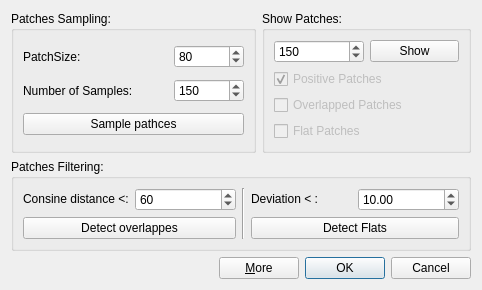
<?xml version="1.0" encoding="UTF-8"?>
<ui version="4.0">
 <class>PatchesDialog</class>
 <widget class="QDialog" name="PatchesDialog">
  <property name="geometry">
   <rect>
    <x>0</x>
    <y>0</y>
    <width>532</width>
    <height>385</height>
   </rect>
  </property>
  <property name="windowTitle">
   <string>Image Patches</string>
  </property>
  <layout class="QGridLayout" name="gridLayout_4">
   <property name="sizeConstraint">
    <enum>QLayout::SetFixedSize</enum>
   </property>
   <item row="0" column="0" colspan="2">
    <widget class="QGroupBox" name="groupBox_2">
     <property name="title">
      <string>Patches Sampling:</string>
     </property>
     <layout class="QGridLayout" name="gridLayout_2">
      <item row="0" column="0">
       <widget class="QLabel" name="label">
        <property name="text">
         <string>PatchSize:</string>
        </property>
       </widget>
      </item>
      <item row="1" column="0" colspan="2">
       <widget class="QLabel" name="label_2">
        <property name="text">
         <string>Number of Samples:</string>
        </property>
       </widget>
      </item>
      <item row="1" column="2">
       <widget class="QSpinBox" name="sampleNumberBox">
        <property name="maximum">
         <number>9999</number>
        </property>
        <property name="value">
         <number>150</number>
        </property>
       </widget>
      </item>
      <item row="2" column="0" colspan="3">
       <widget class="QPushButton" name="patchSampleButton">
        <property name="text">
         <string>Sample pathces</string>
        </property>
       </widget>
      </item>
      <item row="0" column="2">
       <widget class="QSpinBox" name="patchSizeBox">
        <property name="value">
         <number>80</number>
        </property>
       </widget>
      </item>
     </layout>
    </widget>
   </item>
   <item row="0" column="2" colspan="2">
    <widget class="QGroupBox" name="groupBox_3">
     <property name="title">
      <string>Show Patches:</string>
     </property>
     <layout class="QGridLayout" name="gridLayout_3">
      <item row="0" column="0">
       <widget class="QSpinBox" name="samplesToShowBox">
        <property name="maximum">
         <number>9999</number>
        </property>
        <property name="value">
         <number>150</number>
        </property>
       </widget>
      </item>
      <item row="0" column="1">
       <widget class="QPushButton" name="showPatchesButton">
        <property name="text">
         <string>Show</string>
        </property>
       </widget>
      </item>
      <item row="1" column="0" colspan="2">
       <widget class="QCheckBox" name="positivePatchesCheckBox">
        <property name="enabled">
         <bool>false</bool>
        </property>
        <property name="text">
         <string>Positive Patches</string>
        </property>
        <property name="checked">
         <bool>true</bool>
        </property>
       </widget>
      </item>
      <item row="2" column="0" colspan="2">
       <widget class="QCheckBox" name="overlappedPatchCheckBox">
        <property name="enabled">
         <bool>false</bool>
        </property>
        <property name="text">
         <string>Overlapped Patches</string>
        </property>
       </widget>
      </item>
      <item row="3" column="0" colspan="2">
       <widget class="QCheckBox" name="flatPatchCheckBox">
        <property name="enabled">
         <bool>false</bool>
        </property>
        <property name="text">
         <string>Flat Patches</string>
        </property>
       </widget>
      </item>
     </layout>
    </widget>
   </item>
   <item row="1" column="0" colspan="4">
    <widget class="QGroupBox" name="groupBox">
     <property name="title">
      <string>Patches Filtering:</string>
     </property>
     <layout class="QGridLayout" name="gridLayout">
      <item row="0" column="0">
       <widget class="QLabel" name="label_3">
        <property name="text">
         <string>Consine distance &lt;:</string>
        </property>
       </widget>
      </item>
      <item row="0" column="1">
       <widget class="QSpinBox" name="overlappedThresholdBox">
        <property name="maximum">
         <number>180</number>
        </property>
        <property name="value">
         <number>60</number>
        </property>
       </widget>
      </item>
      <item row="0" column="2" rowspan="2">
       <widget class="Line" name="line">
        <property name="orientation">
         <enum>Qt::Vertical</enum>
        </property>
       </widget>
      </item>
      <item row="0" column="3">
       <widget class="QLabel" name="label_4">
        <property name="text">
         <string>Deviation &lt; :</string>
        </property>
       </widget>
      </item>
      <item row="0" column="4">
       <widget class="QDoubleSpinBox" name="flatsThresholdSpinBox">
        <property name="singleStep">
         <double>10.000000000000000</double>
        </property>
        <property name="value">
         <double>10.000000000000000</double>
        </property>
       </widget>
      </item>
      <item row="1" column="0" colspan="2">
       <widget class="QPushButton" name="detectOverlappedPatchesButton">
        <property name="text">
         <string>Detect overlappes</string>
        </property>
       </widget>
      </item>
      <item row="1" column="3" colspan="2">
       <widget class="QPushButton" name="detectFlatsButton">
        <property name="text">
         <string>Detect Flats</string>
        </property>
       </widget>
      </item>
     </layout>
    </widget>
   </item>
   <item row="2" column="0">
    <spacer name="horizontalSpacer">
     <property name="orientation">
      <enum>Qt::Horizontal</enum>
     </property>
     <property name="sizeHint" stdset="0">
      <size>
       <width>202</width>
       <height>20</height>
      </size>
     </property>
    </spacer>
   </item>
   <item row="2" column="1" colspan="2">
    <widget class="QPushButton" name="moreButton">
     <property name="text">
      <string>&amp;More</string>
     </property>
    </widget>
   </item>
   <item row="2" column="3">
    <widget class="QDialogButtonBox" name="buttonBox">
     <property name="orientation">
      <enum>Qt::Horizontal</enum>
     </property>
     <property name="standardButtons">
      <set>QDialogButtonBox::Cancel|QDialogButtonBox::Ok</set>
     </property>
    </widget>
   </item>
  </layout>
 </widget>
 <tabstops>
  <tabstop>patchSizeBox</tabstop>
  <tabstop>sampleNumberBox</tabstop>
  <tabstop>patchSampleButton</tabstop>
  <tabstop>overlappedThresholdBox</tabstop>
  <tabstop>detectOverlappedPatchesButton</tabstop>
  <tabstop>flatsThresholdSpinBox</tabstop>
  <tabstop>detectFlatsButton</tabstop>
  <tabstop>positivePatchesCheckBox</tabstop>
  <tabstop>overlappedPatchCheckBox</tabstop>
  <tabstop>flatPatchCheckBox</tabstop>
  <tabstop>samplesToShowBox</tabstop>
  <tabstop>showPatchesButton</tabstop>
  <tabstop>moreButton</tabstop>
 </tabstops>
 <resources/>
 <connections>
  <connection>
   <sender>buttonBox</sender>
   <signal>accepted()</signal>
   <receiver>PatchesDialog</receiver>
   <slot>accept()</slot>
   <hints>
    <hint type="sourcelabel">
     <x>248</x>
     <y>254</y>
    </hint>
    <hint type="destinationlabel">
     <x>157</x>
     <y>274</y>
    </hint>
   </hints>
  </connection>
  <connection>
   <sender>buttonBox</sender>
   <signal>rejected()</signal>
   <receiver>PatchesDialog</receiver>
   <slot>reject()</slot>
   <hints>
    <hint type="sourcelabel">
     <x>316</x>
     <y>260</y>
    </hint>
    <hint type="destinationlabel">
     <x>286</x>
     <y>274</y>
    </hint>
   </hints>
  </connection>
 </connections>
</ui>
